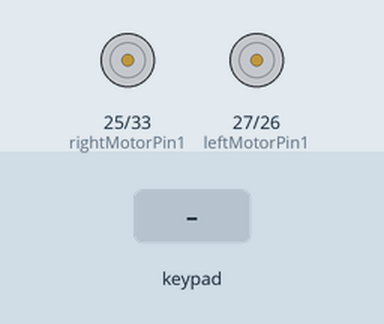
Recording of a sketch running on a simulated ESP32. Parts: motor-driver pin pairs drawn as motors (green arrow = first pin HIGH = forward, orange = second pin HIGH = backward, longer = more drive, scaled by the enable pin). The test bench sets the inputs (shaded band).

Above: at 1.2 s.
1.3 s: key 'U' pressed
At 1.5 s:
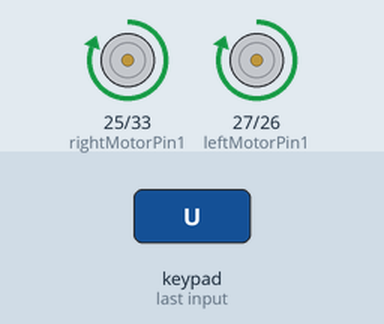
3.2 s: key 'D' pressed
At 3.4 s:
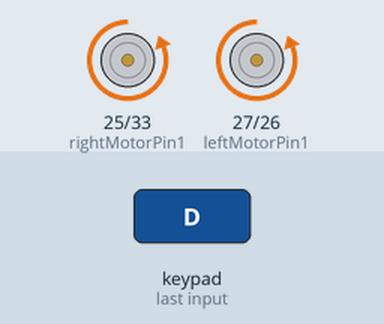
5.1 s: key 'L' pressed
At 5.3 s:
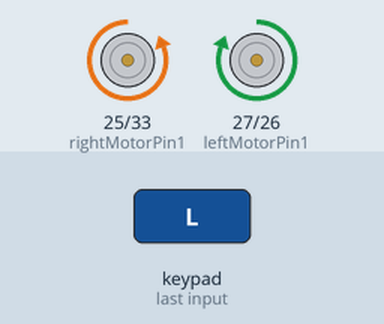
7.0 s: key 'R' pressed
At 7.2 s:
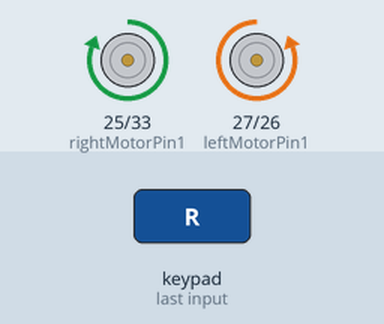
Timing chart, 0 to 9.9 s (numbered marks = the images above; inputs shaded):
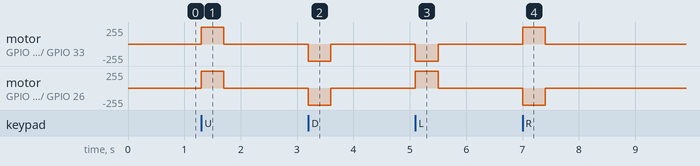

The sketch:

JoystickControl.ino
```cpp
#define CUSTOM_SETTINGS
#define INCLUDE_GAMEPAD_MODULE
#include <DabbleESP32.h>

// Right motor (mapped from earlier code)
int enableRightMotor = 32;   // ENB (was 32 in earlier sketch)
int rightMotorPin1  = 25;   // IN3
int rightMotorPin2  = 33;   // IN4

// Left motor (mapped from earlier code)
int enableLeftMotor  = 14;   // ENA (was 14 in earlier sketch)
int leftMotorPin1    = 27;   // IN1
int leftMotorPin2    = 26;   // IN2

#define MAX_MOTOR_SPEED 255

const int PWMFreq = 1000; /* 1 KHz */
const int PWMResolution = 8;
const int rightMotorPWMSpeedChannel = 4;
const int leftMotorPWMSpeedChannel = 5;

void rotateMotor(int rightMotorSpeed, int leftMotorSpeed)
{
  // Right motor direction
  if (rightMotorSpeed < 0)
  {
    digitalWrite(rightMotorPin1, LOW);
    digitalWrite(rightMotorPin2, HIGH);
  }
  else if (rightMotorSpeed > 0)
  {
    digitalWrite(rightMotorPin1, HIGH);
    digitalWrite(rightMotorPin2, LOW);
  }
  else
  {
    digitalWrite(rightMotorPin1, LOW);
    digitalWrite(rightMotorPin2, LOW);
  }

  // Left motor direction
  if (leftMotorSpeed < 0)
  {
    digitalWrite(leftMotorPin1, LOW);
    digitalWrite(leftMotorPin2, HIGH);
  }
  else if (leftMotorSpeed > 0)
  {
    digitalWrite(leftMotorPin1, HIGH);
    digitalWrite(leftMotorPin2, LOW);
  }
  else
  {
    digitalWrite(leftMotorPin1, LOW);
    digitalWrite(leftMotorPin2, LOW);
  }

  // write PWM (speed) - using absolute values
  ledcWrite(rightMotorPWMSpeedChannel, constrain(abs(rightMotorSpeed), 0, MAX_MOTOR_SPEED));
  ledcWrite(leftMotorPWMSpeedChannel, constrain(abs(leftMotorSpeed), 0, MAX_MOTOR_SPEED));
}

void setUpPinModes()
{
  pinMode(enableRightMotor, OUTPUT);
  pinMode(rightMotorPin1, OUTPUT);
  pinMode(rightMotorPin2, OUTPUT);

  pinMode(enableLeftMotor, OUTPUT);
  pinMode(leftMotorPin1, OUTPUT);
  pinMode(leftMotorPin2, OUTPUT);

  // Set up PWM for speed
  ledcSetup(rightMotorPWMSpeedChannel, PWMFreq, PWMResolution);
  ledcSetup(leftMotorPWMSpeedChannel, PWMFreq, PWMResolution);
  ledcAttachPin(enableRightMotor, rightMotorPWMSpeedChannel);
  ledcAttachPin(enableLeftMotor, leftMotorPWMSpeedChannel);

  rotateMotor(0, 0);
}

void setup()
{
  setUpPinModes();
  Dabble.begin("MyBluetoothCar");
  // Optional Serial for debugging:
  // Serial.begin(115200);
}

void loop()
{
  int rightMotorSpeed = 0;
  int leftMotorSpeed  = 0;

  Dabble.processInput(); // update GamePad data

  // Read joystick axes (values typically -7 .. 7)
  // NOTE: joyX is negated to flip left/right joystick direction
  int joyX = -GamePad.getXaxisData(); // left (-) to right (+) => negated
  int joyY = GamePad.getYaxisData();  // down (-) to up (+)

  // If joystick is moved enough, use analog joystick control
  if (abs(joyX) > 1 || abs(joyY) > 1)
  {
    // Map joystick -7..7 to -MAX..MAX
    int forward = map(joyY, -7, 7, -MAX_MOTOR_SPEED, MAX_MOTOR_SPEED);
    int turn    = map(joyX, -7, 7, -MAX_MOTOR_SPEED, MAX_MOTOR_SPEED);

    // Mix forward and turn into left/right motor speeds (arcade drive)
    // With joyX negated above, this flips left/right control
    long r = (long)forward - (long)turn;
    long l = (long)forward + (long)turn;

    // Clamp to allowed range
    r = constrain(r, -MAX_MOTOR_SPEED, MAX_MOTOR_SPEED);
    l = constrain(l, -MAX_MOTOR_SPEED, MAX_MOTOR_SPEED);

    rightMotorSpeed = (int)r;
    leftMotorSpeed  = (int)l;
  }
  else
  {
    // Joystick near center -> use digital D-pad buttons (left/right swapped)
    if (GamePad.isUpPressed())
    {
      rightMotorSpeed = MAX_MOTOR_SPEED;
      leftMotorSpeed  = MAX_MOTOR_SPEED;
    }
    else if (GamePad.isDownPressed())
    {
      rightMotorSpeed = -MAX_MOTOR_SPEED;
      leftMotorSpeed  = -MAX_MOTOR_SPEED;
    }
    // swapped: pressing Left will now perform the previous Right action
    else if (GamePad.isLeftPressed())
    {
      rightMotorSpeed = -MAX_MOTOR_SPEED;
      leftMotorSpeed  = MAX_MOTOR_SPEED;
    }
    // swapped: pressing Right will now perform the previous Left action
    else if (GamePad.isRightPressed())
    {
      rightMotorSpeed = MAX_MOTOR_SPEED;
      leftMotorSpeed  = -MAX_MOTOR_SPEED;
    }
    else
    {
      // no input: stop
      rightMotorSpeed = 0;
      leftMotorSpeed  = 0;
    }
  }

  rotateMotor(rightMotorSpeed, leftMotorSpeed);
}
```

Measured:
- after the input at 1.3 s, motor on GPIO 25 (rightMotorPin1) / GPIO 33 (rightMotorPin2), motor on GPIO 27 (leftMotorPin1) / GPIO 26 (leftMotorPin2): stopped → forward 255/255 at once, → stopped 0.40 s later
- after the input at 3.2 s, motor on GPIO 25 (rightMotorPin1) / GPIO 33 (rightMotorPin2), motor on GPIO 27 (leftMotorPin1) / GPIO 26 (leftMotorPin2): stopped → backward 255/255 at once, → stopped 0.40 s later
- after the input at 5.1 s, motor on GPIO 25 (rightMotorPin1) / GPIO 33 (rightMotorPin2): stopped → backward 255/255 at once, → stopped 0.40 s later; motor on GPIO 27 (leftMotorPin1) / GPIO 26 (leftMotorPin2): stopped → forward 255/255 at once, → stopped 0.40 s later
- after the input at 7.0 s, motor on GPIO 25 (rightMotorPin1) / GPIO 33 (rightMotorPin2): stopped → forward 255/255 at once, → stopped 0.40 s later; motor on GPIO 27 (leftMotorPin1) / GPIO 26 (leftMotorPin2): stopped → backward 255/255 at once, → stopped 0.40 s later
